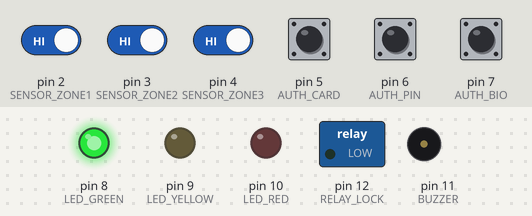
Simulated run of this sketch. Board: Arduino Uno, built with avr-gcc and run on an emulated ATmega328P. Parts: switched loads named in the sketch (green lamp = pin HIGH), output pins drawn as LEDs (lit = HIGH), buzzer (waves = sounding). The test bench sets the inputs (shaded band); at power-on: pin 2 (SENSOR_ZONE1), pin 3 (SENSOR_ZONE2), pin 4 (SENSOR_ZONE3), pin 5 (AUTH_CARD), pin 6 (AUTH_PIN), pin 7 (AUTH_BIO) HIGH. What the sketch prints to the serial monitor is not drawn.

Above: at 3.0 s.
3.1 s: pin 2 (SENSOR_ZONE1) driven LOW
At 3.9 s:
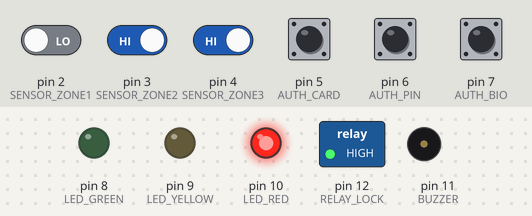
6.1 s: pin 5 (AUTH_CARD) pulled LOW for 1 s
At 7.2 s:
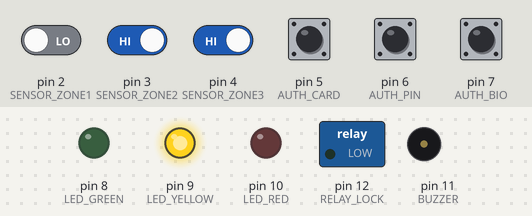
9.1 s: pin 2 (SENSOR_ZONE1) driven HIGH
At 9.25 s:
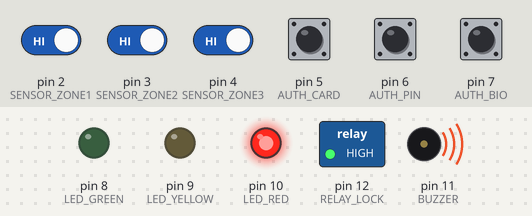
11.5 s: pin 3 (SENSOR_ZONE2) driven LOW
At 12.4 s:
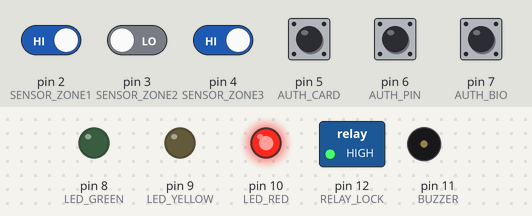
14.5 s: pin 3 (SENSOR_ZONE2) driven HIGH
At 15.4 s:
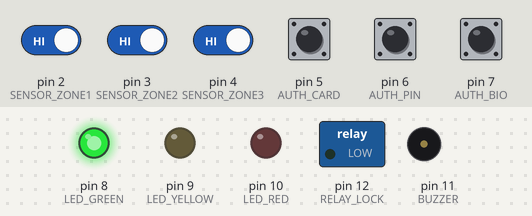
16.1 s: pin 4 (SENSOR_ZONE3) driven LOW
At 17.0 s:
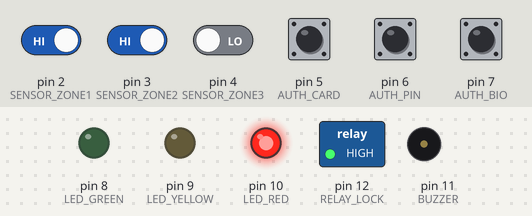
Timing chart, 0 to 20.1 s (numbered marks = the images above; inputs shaded):
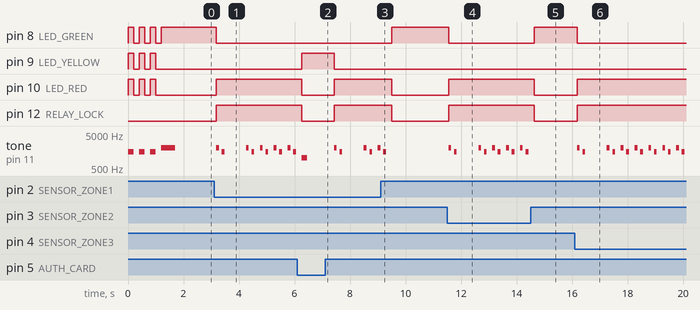

Measured:
- after the input at 3.1 s, pin 8 (LED_GREEN): HIGH → LOW after 0.08 s; pin 10 (LED_RED), pin 12 (RELAY_LOCK): LOW → HIGH after 0.08 s; tone on pin 11 (BUZZER): plays 2000 Hz for 0.10 s, 1500 Hz for 0.10 s, 2000 Hz for 0.10 s, 1500 Hz for 0.10 s, 2000 Hz for 0.10 s, 1500 Hz for 0.10 s … (10 notes in this stretch), starting after 0.08 s
- after the input at 6.1 s, pin 9 (LED_YELLOW): LOW → HIGH after 0.16 s, → LOW 1.2 s later; pin 10 (LED_RED), pin 12 (RELAY_LOCK): HIGH → LOW after 0.16 s, → HIGH 1.2 s later
- after the input at 9.1 s, pin 8 (LED_GREEN): LOW → HIGH after 0.40 s; pin 10 (LED_RED), pin 12 (RELAY_LOCK): HIGH → LOW after 0.40 s; tone on pin 11 (BUZZER): goes on until 9.3 s, then stays silent
- after the input at 11.5 s, pin 8 (LED_GREEN): HIGH → LOW after 0.05 s; pin 10 (LED_RED), pin 12 (RELAY_LOCK): LOW → HIGH after 0.05 s; tone on pin 11 (BUZZER): plays 2000 Hz for 0.10 s, 1500 Hz for 0.10 s, 2000 Hz for 0.10 s, 1500 Hz for 0.10 s, 2000 Hz for 0.10 s, 1500 Hz for 0.10 s … (10 notes in this stretch), starting after 0.05 s
- after the input at 14.5 s, pin 8 (LED_GREEN): LOW → HIGH after 0.13 s; pin 10 (LED_RED), pin 12 (RELAY_LOCK): HIGH → LOW after 0.13 s; tone on pin 11 (BUZZER): stops changing and stays silent
- after the input at 16.1 s, pin 8 (LED_GREEN): HIGH → LOW after 0.08 s; pin 10 (LED_RED), pin 12 (RELAY_LOCK): LOW → HIGH after 0.08 s; tone on pin 11 (BUZZER): plays 2000 Hz for 0.10 s, 1500 Hz for 0.10 s, 2000 Hz for 0.10 s, 1500 Hz for 0.10 s, 2000 Hz for 0.10 s, 1500 Hz for 0.10 s … (14 notes in this stretch), starting after 0.08 s

The sketch:

security_system.ino
```cpp
// ============================================================
// Pentagon Security System Simulation
// Course  : GP106 - Computer Engineering
// Year    : 2021 (First Year Final Project)
// Tools   : Arduino + Tinkercad
// ============================================================
// Security Zones:
//   Zone 1 - Outer Perimeter (Low Security)
//   Zone 2 - Inner Perimeter (Medium Security)
//   Zone 3 - Core Zone      (High Security)
//
// States:
//   SECURE   - All zones clear
//   ALERT    - Single zone breach
//   LOCKDOWN - Multiple zone breach / Core breach
// ============================================================

// ──────────────────────────────────────────────
// PIN DEFINITIONS
// ──────────────────────────────────────────────

// Input Sensors (Push buttons simulate sensors)
const int SENSOR_ZONE1 = 2;   // Outer perimeter sensor
const int SENSOR_ZONE2 = 3;   // Inner perimeter sensor
const int SENSOR_ZONE3 = 4;   // Core zone sensor
const int AUTH_CARD    = 5;   // Authorization card input
const int AUTH_PIN     = 6;   // PIN authorization input
const int AUTH_BIO     = 7;   // Biometric authorization input

// Output Actuators
const int LED_GREEN    = 8;   // SECURE state indicator
const int LED_YELLOW   = 9;   // ALERT state indicator
const int LED_RED      = 10;  // LOCKDOWN state indicator
const int BUZZER       = 11;  // Alarm buzzer
const int RELAY_LOCK   = 12;  // Door lock relay
const int LCD_SIM      = 13;  // Status LED (LCD simulation)

// ──────────────────────────────────────────────
// CONSTANTS
// ──────────────────────────────────────────────

// System States
#define STATE_SECURE   0
#define STATE_ALERT    1
#define STATE_LOCKDOWN 2

// Access Levels
#define ACCESS_DENIED  0
#define ACCESS_GRANTED 1

// ──────────────────────────────────────────────
// GLOBAL VARIABLES
// ──────────────────────────────────────────────

int systemState    = STATE_SECURE;
int prevState      = STATE_SECURE;
int alertCount     = 0;
unsigned long lastAlertTime = 0;
const long ALERT_TIMEOUT    = 10000; // 10 seconds

// ──────────────────────────────────────────────
// SETUP
// ──────────────────────────────────────────────

void setup() {
  Serial.begin(9600);

  // Configure sensor inputs with pull-up resistors
  pinMode(SENSOR_ZONE1, INPUT_PULLUP);
  pinMode(SENSOR_ZONE2, INPUT_PULLUP);
  pinMode(SENSOR_ZONE3, INPUT_PULLUP);
  pinMode(AUTH_CARD,    INPUT_PULLUP);
  pinMode(AUTH_PIN,     INPUT_PULLUP);
  pinMode(AUTH_BIO,     INPUT_PULLUP);

  // Configure output pins
  pinMode(LED_GREEN,   OUTPUT);
  pinMode(LED_YELLOW,  OUTPUT);
  pinMode(LED_RED,     OUTPUT);
  pinMode(BUZZER,      OUTPUT);
  pinMode(RELAY_LOCK,  OUTPUT);
  pinMode(LCD_SIM,     OUTPUT);

  // System startup sequence
  startupSequence();

  Serial.println("==========================================");
  Serial.println("  PENTAGON SECURITY SYSTEM - ONLINE      ");
  Serial.println("==========================================");
  Serial.println("  Status: SECURE | All Zones Clear       ");
  Serial.println("==========================================");
}

// ──────────────────────────────────────────────
// MAIN LOOP
// ──────────────────────────────────────────────

void loop() {

  // Read all sensor inputs
  // LOW = triggered (active LOW with pull-up)
  bool zone1 = !digitalRead(SENSOR_ZONE1);
  bool zone2 = !digitalRead(SENSOR_ZONE2);
  bool zone3 = !digitalRead(SENSOR_ZONE3);
  bool card  = !digitalRead(AUTH_CARD);
  bool pin   = !digitalRead(AUTH_PIN);
  bool bio   = !digitalRead(AUTH_BIO);

  // ── BOOLEAN LOGIC ──────────────────────────
  //
  // Authorization Logic (AND gate):
  //   FULL_ACCESS  = card AND pin AND bio
  //   PART_ACCESS  = card AND pin (without bio)
  //   MIN_ACCESS   = card only
  //
  // Threat Detection Logic:
  //   LOCKDOWN = zone3
  //            OR (zone1 AND zone2)
  //            OR (breach AND NOT authorized)
  //
  //   ALERT    = (zone1 OR zone2) AND NOT zone3
  //
  //   SECURE   = NOT zone1 AND NOT zone2 AND NOT zone3
  //
  // ───────────────────────────────────────────

  // Authorization levels using AND logic
  bool fullAccess = card && pin && bio;   // AND gate - all 3
  bool partAccess = card && pin;           // AND gate - 2 factors
  bool minAccess  = card;                  // Single factor

  // Breach detection using OR/AND/NOT logic
  bool anyBreach      = zone1 || zone2 || zone3;   // OR gate
  bool multiBrech     = zone1 && zone2;             // AND gate
  bool coreBreached   = zone3;                      // Direct
  bool unauthorizedAccess = anyBreach && !minAccess; // AND + NOT

  // Determine system state
  if (coreBreached || multiBrech || unauthorizedAccess) {
    systemState = STATE_LOCKDOWN;
  }
  else if (zone1 || zone2) {
    if (partAccess) {
      systemState = STATE_SECURE;  // Authorized access
    } else {
      systemState = STATE_ALERT;
    }
  }
  else {
    systemState = STATE_SECURE;
  }

  // ── UPDATE OUTPUTS ─────────────────────────
  updateOutputs(systemState);

  // ── SERIAL MONITOR LOG ─────────────────────
  if (systemState != prevState) {
    logStateChange(zone1, zone2, zone3,
                   card, pin, bio,
                   fullAccess, systemState);
    prevState = systemState;
  }

  delay(100); // 100ms polling rate
}

// ──────────────────────────────────────────────
// FUNCTION: Update LED/Buzzer/Lock Outputs
// ──────────────────────────────────────────────

void updateOutputs(int state) {

  // Reset all outputs first
  digitalWrite(LED_GREEN,  LOW);
  digitalWrite(LED_YELLOW, LOW);
  digitalWrite(LED_RED,    LOW);
  noTone(BUZZER);

  switch (state) {

    case STATE_SECURE:
      // GREEN LED ON - System Secure
      digitalWrite(LED_GREEN,  HIGH);
      digitalWrite(RELAY_LOCK, LOW);   // Lock engaged
      digitalWrite(LCD_SIM,    LOW);
      break;

    case STATE_ALERT:
      // YELLOW LED ON + Slow Beep
      digitalWrite(LED_YELLOW, HIGH);
      digitalWrite(RELAY_LOCK, LOW);   // Lock remains
      tone(BUZZER, 1000);              // 1kHz alert tone
      delay(200);
      noTone(BUZZER);
      delay(300);
      break;

    case STATE_LOCKDOWN:
      // RED LED ON + Fast Alarm + Unlock blocked
      digitalWrite(LED_RED,    HIGH);
      digitalWrite(RELAY_LOCK, HIGH);  // Lock override
      tone(BUZZER, 2000);              // 2kHz alarm
      delay(100);
      noTone(BUZZER);
      delay(100);
      tone(BUZZER, 1500);
      delay(100);
      noTone(BUZZER);
      delay(100);
      break;
  }
}

// ──────────────────────────────────────────────
// FUNCTION: Log State to Serial Monitor
// ──────────────────────────────────────────────

void logStateChange(bool z1, bool z2, bool z3,
                    bool card, bool pin, bool bio,
                    bool auth, int state) {

  Serial.println("------------------------------------------");
  Serial.println("  SECURITY EVENT DETECTED                 ");
  Serial.println("------------------------------------------");

  // Zone Status
  Serial.print("  Zone 1 (Outer)  : ");
  Serial.println(z1 ? "⚠ BREACHED" : "✓ CLEAR");

  Serial.print("  Zone 2 (Inner)  : ");
  Serial.println(z2 ? "⚠ BREACHED" : "✓ CLEAR");

  Serial.print("  Zone 3 (Core)   : ");
  Serial.println(z3 ? "⚠ BREACHED" : "✓ CLEAR");

  // Authorization Status
  Serial.println("  ── Authorization ──────────────────");
  Serial.print("  Card Auth       : ");
  Serial.println(card ? "✓ VALID" : "✗ INVALID");

  Serial.print("  PIN Auth        : ");
  Serial.println(pin  ? "✓ VALID" : "✗ INVALID");

  Serial.print("  Biometric Auth  : ");
  Serial.println(bio  ? "✓ VALID" : "✗ INVALID");

  Serial.print("  Full Access     : ");
  Serial.println(auth ? "✓ GRANTED" : "✗ DENIED");

  // System State
  Serial.println("  ── System State ───────────────────");
  Serial.print("  STATUS          : ");

  switch (state) {
    case STATE_SECURE:
      Serial.println("🟢 SECURE");
      break;
    case STATE_ALERT:
      Serial.println("🟡 ALERT - Investigating...");
      break;
    case STATE_LOCKDOWN:
      Serial.println("🔴 LOCKDOWN - All Access Denied!");
      break;
  }

  Serial.println("------------------------------------------");
}

// ──────────────────────────────────────────────
// FUNCTION: Startup LED Sequence
// ──────────────────────────────────────────────

void startupSequence() {
  Serial.println("  System Initializing...");

  // Blink all LEDs 3 times
  for (int i = 0; i < 3; i++) {
    digitalWrite(LED_GREEN,  HIGH);
    digitalWrite(LED_YELLOW, HIGH);
    digitalWrite(LED_RED,    HIGH);
    tone(BUZZER, 1500);
    delay(200);

    digitalWrite(LED_GREEN,  LOW);
    digitalWrite(LED_YELLOW, LOW);
    digitalWrite(LED_RED,    LOW);
    noTone(BUZZER);
    delay(200);
  }

  // Green ON = System Ready
  digitalWrite(LED_GREEN, HIGH);
  tone(BUZZER, 2000);
  delay(500);
  noTone(BUZZER);

  Serial.println("  System Ready!");
}

// ──────────────────────────────────────────────
// FUNCTION: Access Control Check
// Returns: ACCESS_GRANTED or ACCESS_DENIED
// ──────────────────────────────────────────────

int checkAccess(int zone, bool card, bool pin, bool bio) {

  // Zone 1: Only card needed (OR logic)
  if (zone == 1) {
    return (card) ? ACCESS_GRANTED : ACCESS_DENIED;
  }

  // Zone 2: Card AND PIN needed (AND logic)
  if (zone == 2) {
    return (card && pin) ? ACCESS_GRANTED : ACCESS_DENIED;
  }

  // Zone 3: Card AND PIN AND Biometric (AND gate - all 3)
  if (zone == 3) {
    return (card && pin && bio) ? ACCESS_GRANTED : ACCESS_DENIED;
  }

  return ACCESS_DENIED;
}
```
